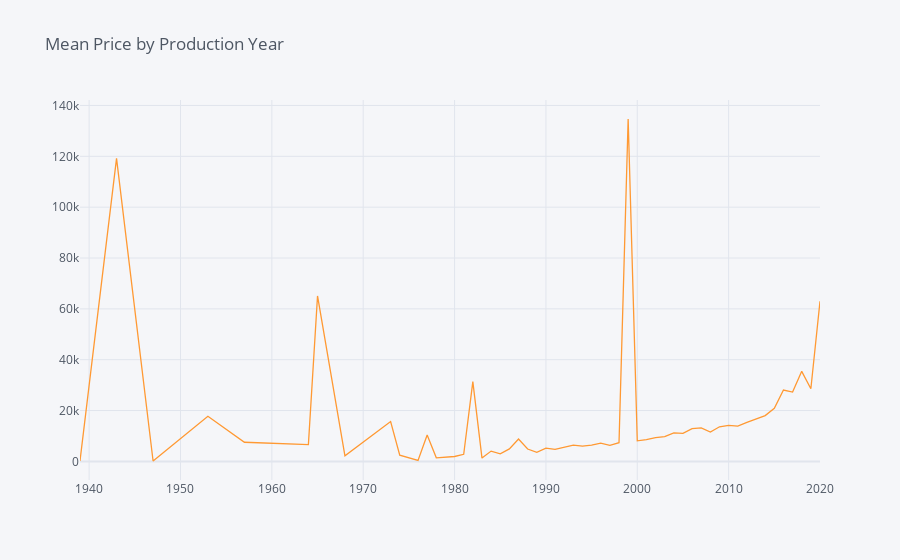

The code cell stored with this chart in its notebook:
### Code cell
prod_year = df.groupby(df['prod_year'])['Price'].mean() 
prod_year.iplot(kind='line', title='Mean Price by Production Year')

### Figure 1 — Plotly figure (JSON) as saved in the notebook; plotly's stock layout.template omitted (floating-point values rounded to 4 significant figures)
{"data": [{"line": {"color": "rgba(255, 153, 51, 1.0)", "dash": "solid", "shape": "linear", "width": 1.3}, "mode": "lines", "name": "Price", "text": "", "type": "scatter", "x": [1939, 1943, 1947, 1953, 1957, 1964, 1965, 1968, 1973, 1974, 1976, 1977, 1978, 1980, 1981, 1982, 1983, 1984, 1985, 1986, 1987, 1988, 1989, 1990, 1991, 1992, 1993, 1994, 1995, 1996, 1997, 1998, 1999, 2000, 2001, 2002, 2003, 2004, 2005, 2006, 2007, 2008, 2009, 2010, 2011, 2012, 2013, 2014, 2015, 2016, 2017, 2018, 2019, 2020], "y": [171.3, 119172, 150, 17740.0, 7527, 6586.0, 65074, 2200, 15681, 2437, 400, 10340.0, 1400, 1925, 2800, 31361, 1300, 4046, 2995, 4907.0, 8828.0, 4849.0, 3546.0, 5216.0, 4747.0, 5677.0, 6408.0, 5969.0, 6428.0, 7203.0, 6313.0, 7373.0, 134700.0, 8096.0, 8522.0, 9306.0, 9736.0, 11200.0, 11040.0, 12900.0, 13150.0, 11530.0, 13620.0, 14180.0, 13890.0, 15360.0, 16740.0, 18000.0, 20870.0, 28070.0, 27280.0, 35420.0, 28570.0, 63010.0]}], "layout": {"legend": {"bgcolor": "#F5F6F9", "font": {"color": "#4D5663"}}, "paper_bgcolor": "#F5F6F9", "plot_bgcolor": "#F5F6F9", "title": {"font": {"color": "#4D5663"}, "text": "Mean Price by Production Year"}, "xaxis": {"gridcolor": "#E1E5ED", "showgrid": true, "tickfont": {"color": "#4D5663"}, "title": {"font": {"color": "#4D5663"}, "text": ""}, "zerolinecolor": "#E1E5ED"}, "yaxis": {"gridcolor": "#E1E5ED", "showgrid": true, "tickfont": {"color": "#4D5663"}, "title": {"font": {"color": "#4D5663"}, "text": ""}, "zerolinecolor": "#E1E5ED"}}}
